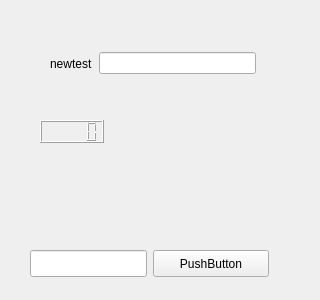
<?xml version="1.0" encoding="UTF-8"?>
<ui version="4.0">
 <class>MyPluginWidget</class>
 <widget class="QWidget" name="MyPluginWidget">
  <property name="geometry">
   <rect>
    <x>0</x>
    <y>0</y>
    <width>320</width>
    <height>300</height>
   </rect>
  </property>
  <property name="sizePolicy">
   <sizepolicy hsizetype="Fixed" vsizetype="Fixed">
    <horstretch>0</horstretch>
    <verstretch>0</verstretch>
   </sizepolicy>
  </property>
  <property name="maximumSize">
   <size>
    <width>320</width>
    <height>480</height>
   </size>
  </property>
  <property name="windowTitle">
   <string>Form</string>
  </property>
  <widget class="QWidget" name="widget" native="true">
   <property name="geometry">
    <rect>
     <x>0</x>
     <y>20</y>
     <width>320</width>
     <height>189</height>
    </rect>
   </property>
   <property name="sizePolicy">
    <sizepolicy hsizetype="Preferred" vsizetype="Preferred">
     <horstretch>0</horstretch>
     <verstretch>0</verstretch>
    </sizepolicy>
   </property>
   <property name="maximumSize">
    <size>
     <width>320</width>
     <height>260</height>
    </size>
   </property>
   <widget class="QWidget" name="layoutWidget">
    <property name="geometry">
     <rect>
      <x>50</x>
      <y>30</y>
      <width>206</width>
      <height>27</height>
     </rect>
    </property>
    <layout class="QHBoxLayout" name="horizontalLayout_2">
     <item>
      <widget class="QLabel" name="label">
       <property name="text">
        <string>newtest</string>
       </property>
      </widget>
     </item>
     <item>
      <widget class="QLineEdit" name="lineEdit_2"/>
     </item>
    </layout>
   </widget>
   <widget class="QLCDNumber" name="lcdNumber">
    <property name="geometry">
     <rect>
      <x>40</x>
      <y>100</y>
      <width>64</width>
      <height>23</height>
     </rect>
    </property>
   </widget>
  </widget>
  <widget class="QWidget" name="layoutWidget">
   <property name="geometry">
    <rect>
     <x>30</x>
     <y>250</y>
     <width>239</width>
     <height>27</height>
    </rect>
   </property>
   <layout class="QHBoxLayout" name="horizontalLayout">
    <item>
     <widget class="QLineEdit" name="lineEdit">
      <property name="sizePolicy">
       <sizepolicy hsizetype="Fixed" vsizetype="Fixed">
        <horstretch>0</horstretch>
        <verstretch>0</verstretch>
       </sizepolicy>
      </property>
      <property name="maximumSize">
       <size>
        <width>320</width>
        <height>320</height>
       </size>
      </property>
     </widget>
    </item>
    <item>
     <widget class="QPushButton" name="pushButton_2">
      <property name="maximumSize">
       <size>
        <width>320</width>
        <height>320</height>
       </size>
      </property>
      <property name="text">
       <string>PushButton</string>
      </property>
     </widget>
    </item>
   </layout>
  </widget>
 </widget>
 <resources/>
 <connections/>
</ui>
